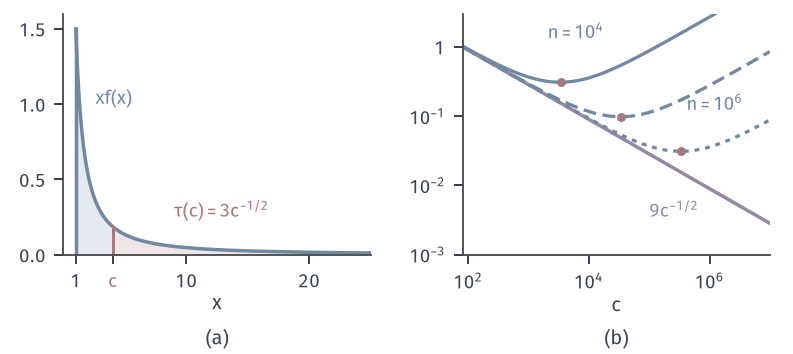

Write Python code to recreate this figure.
from pathlib import Path
import sys
HERE = Path(__file__).resolve().parent
sys.path.insert(0, str(HERE.parent/"lln-common"))
from lln_fig import *
# Truncation in the integrable weak law, Pareto(alpha = 1.5): density 1.5 x^{-2.5} on [1, inf), mean 3, infinite variance.
# (a) integrand x f(x) = 1.5 x^{-1.5} of the mean with truncation level c = 4: kept part x <= c (blue fill), cut part x > c (red fill, area tau(c));
#     tail mean tau(c) = E[X; X > c] = 3 c^{-1/2} = 1.5.
# (b) the two terms of the bound with eps = 1 (requires tau(c) < eps/3, i.e. c > 81):
#     total bound 27 (sqrt(c) - 1)/n + 9 c^{-1/2} for n = 10^4, 10^5, 10^6 (blue, solid/dash/dot), where the first term is 9 E[Y^2]/(n eps^2),
#     tail term 3 tau(c)/eps = 9 c^{-1/2} (purple); minimum of the sum marked red for each n.
fig, (a, b) = figure(width_mm=112, height_mm=50, ncols=2)
panel(fig, left=.08, right=.97, bottom=.28, wspace=.3)
x = np.linspace(1, 25, 1200); f = 1.5*x**-1.5; c = 4
a.fill_between(x[x <= c], f[x <= c], color=BLUE_FILL, lw=0)
a.fill_between(x[x >= c], f[x >= c], color=RED_FILL, lw=0)
a.plot(x, f, color=BLUE, lw=1.4)
a.plot([c, c], [0, 1.5*c**-1.5], color=RED, lw=1.2); lab(a, c, -.12, '$c$', RED, ha='center', va='top')
a.plot([1, 1], [0, 1.5], color=BLUE, lw=1.4)
lab(a, 9, .25, r'$\tau(c)=3c^{-1/2}$', RED); lab(a, 2.6, 1.0, r'$xf(x)$', BLUE)
a.set_xlim(0, 25); a.set_ylim(0, 1.6); a.set_xticks([1, 4, 10, 20]); a.set_xticklabels(['1', '', '10', '20'])
axlab(a, '$x$')
cs = np.logspace(np.log10(81), 7, 400)
tail = 9/np.sqrt(cs)
b.plot(cs, tail, color=PURPLE, lw=1.4)
facts = {}
for n, ls in ((10**4, '-'), (10**5, DASH), (10**6, DOT)):
    var = 27*(np.sqrt(cs)-1)/n
    tot = var+tail
    b.plot(cs, tot, color=BLUE, lw=1.3, ls=ls); i = np.argmin(tot); dot(b, cs[i], tot[i], ms=3.6)
    facts[str(n)] = {'c_opt': float(cs[i]), 'bound_opt': float(tot[i])}
b.set_xscale('log'); b.set_yscale('log'); b.set_xlim(81, 1e7); b.set_ylim(1e-3, 3)
logticks(b, [2, 4, 6], 'x'); logticks(b, [-3, -2, -1, 0])
lab(b, 1e5, 3.5e-3, r'$9c^{-1/2}$', PURPLE)
lab(b, 1.2e6, .12, '$n=10^6$', BLUE, ha='center'); lab(b, 6e3, 1.3, '$n=10^4$', BLUE, ha='center')
axlab(b, '$c$')
tags(fig, (a, b))
save(fig, HERE, 'figure', {'tau_4': 1.5, **facts})
